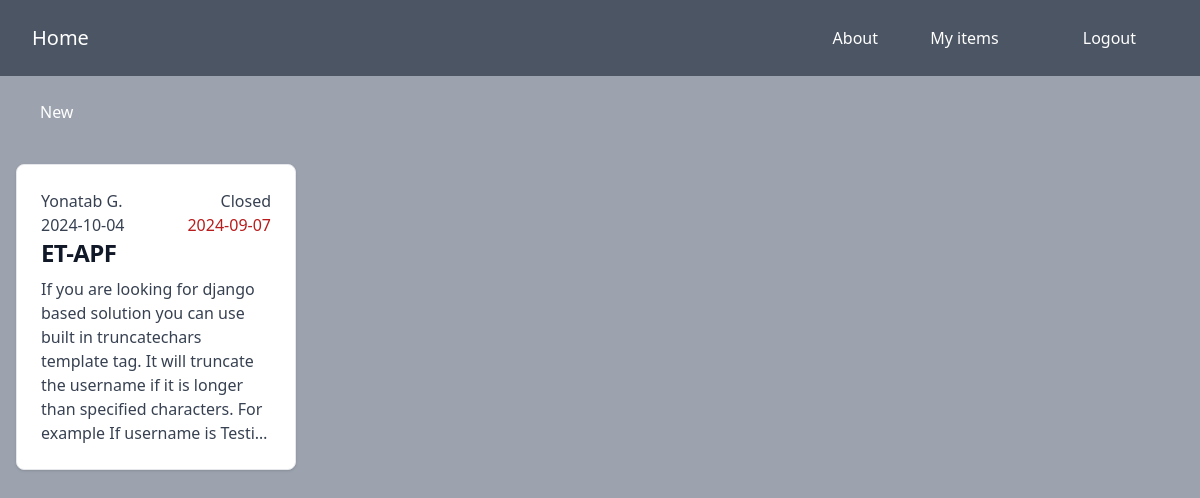
/items/ (signed in), run on the app's committed database.
### items/models.py (models this page shows, shortened)
class Items(models.Model):
    id = models.UUIDField(primary_key=True, default=uuid.uuid4, editable=False)
    fleet = models.CharField(max_length=255)
    tail = models.CharField(max_length=255)
    remark = models.TextField(blank=True, null=True)
    required_action = models.TextField(blank=True, null=True)
    owner = models.CharField(max_length=255)
    created_by = models.ForeignKey(User, related_name='items', on_delete=models.CASCADE)
    logged = models.CharField(max_length=255)
    duedate = models.CharField(max_length=255)
    contact = models.CharField(max_length=255)
    level1 = models.CharField(max_length=255)
    level2 = models.CharField(max_length=255)
    level3 = models.CharField(max_length=255)
    status = models.CharField(max_length=255)
    requestedby = models.CharField(max_length=255)

### items/views.py (the view)
# urls.py: path('', include('items.urls')),
@login_required
def items(request):
    items = Items.objects.filter(created_by=request.user)
    return render(request, 'items/items.html',{
        'items':items
    })

### items/templates/items/items.html (shortened to what this page needs)
{% extends 'core/base.html' %}
{% block content %}
    <div class="px-2">
        <a href="{% url "items:add" %}">
            <button class="py-4 px-8 mt-2 hover:bg-gray-100 dark:bg-gray-800 dark:border-gray-700 dark:hover:bg-gray-700 rounded-lg text-white">New</button>
         </a>
    </div>
    <div class="mt-6 grid grid-cols-4 gap-4 px-4">
        {% for item in items %}
        <a href="{% url "items:view" item.id%}" class="block max-w-sm p-6 bg-white border border-gray-200 rounded-lg shadow hover:bg-gray-100 dark:bg-gray-800 dark:border-gray-700 dark:hover:bg-gray-700">
                <div class="flex items-center justify-between">
                <p class="font-normal text-gray-700 dark:text-gray-400">{{ item.requestedby }}</p>
                <p class="flex items-center justify-end font-normal text-gray-700 dark:text-sky-500">{{ item.status }}</p>
                </div>
                <div class="flex items-center justify-between">
                    <p class="font-normal text-gray-700 dark:text-green-400">{{ item.logged }}</p>
                    <p class="flex items-center justify-end font-normal text-red-700 dark:text-red-400">{{ item.duedate }}</p>
                </div>
                <h5 class="mb-2 text-2xl font-bold tracking-tight text-gray-900 dark:text-white">{{ item.tail }}</h5>
                <p class="font-normal text-gray-700 dark:text-gray-400">{{ item.remark | truncatechars:200}}</p>
                </a>
        {% endfor %}
    </div>
{% endblock %}

### data on the page
Items: requestedby "Yonatab G.", status "Closed", logged "2024-10-04", duedate "2024-09-07", tail "ET-APF", remark "If you are looking for django based solution you can use built in truncatechars template tag. It will truncate the username if it is longer than specified characters. For example If username is Testi…"
